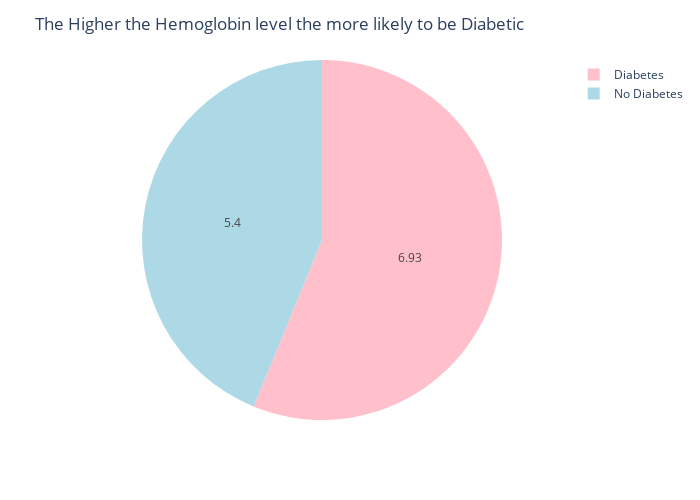

Notebook cell for this chart:
### Code cell
fig = px.pie(hba_diab_count.round(2), values="HbA1c_level", names=hba_diab_count.index, color_discrete_sequence=["pink", "lightblue"])
fig.update_layout(width=700, height=500, title_text="The Higher the Hemoglobin level the more likely to be Diabetic")
fig.update_traces(textposition='inside', textinfo='value')

### Figure 1 — Plotly figure (JSON) as saved in the notebook; plotly's stock layout.template omitted (floating-point values rounded to 4 significant figures)
{"data": [{"domain": {"x": [0, 1], "y": [0, 1]}, "hovertemplate": "index=%{label}<br>HbA1c_level=%{value}<extra></extra>", "labels": ["No Diabetes", "Diabetes"], "legendgroup": "", "name": "", "showlegend": true, "textinfo": "value", "textposition": "inside", "type": "pie", "values": [5.4, 6.93]}], "layout": {"height": 500, "legend": {"tracegroupgap": 0}, "margin": {"t": 60}, "piecolorway": ["pink", "lightblue"], "title": {"text": "The Higher the Hemoglobin level the more likely to be Diabetic"}, "width": 700}}
